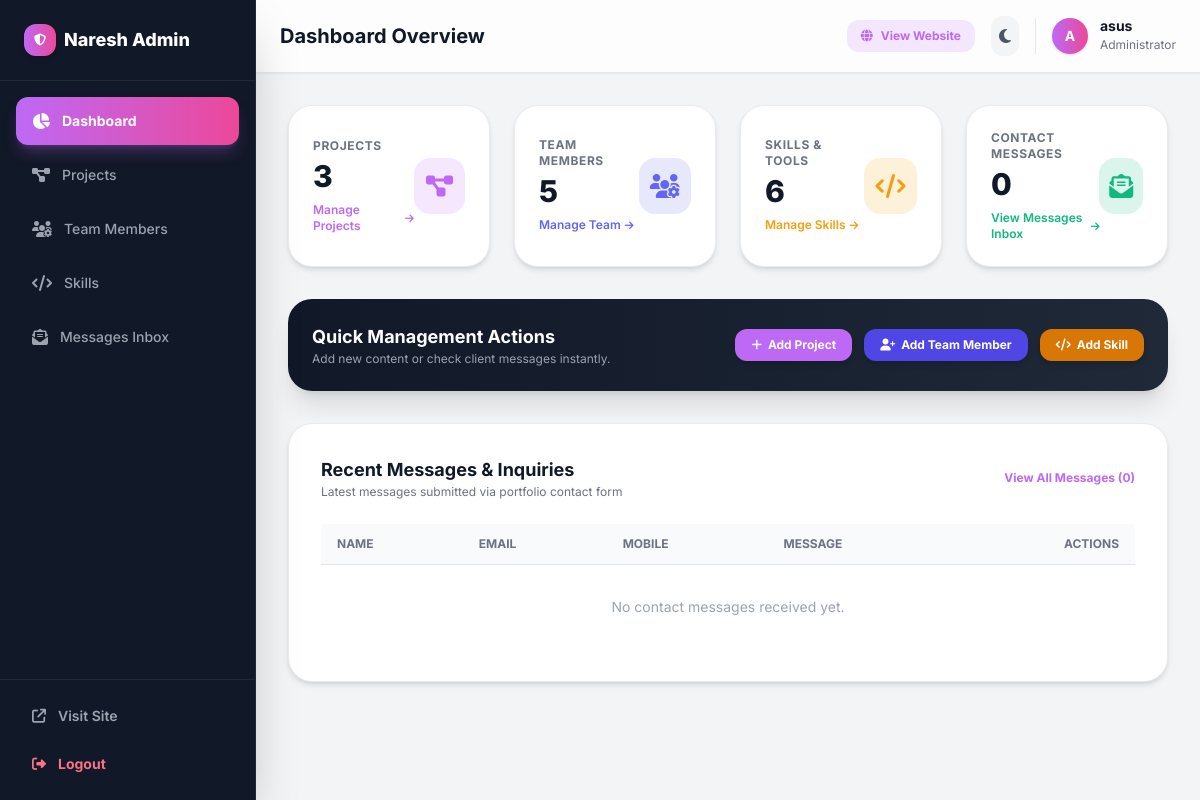
Page /dashboard-x7k/ (signed in) on the earlier database version.
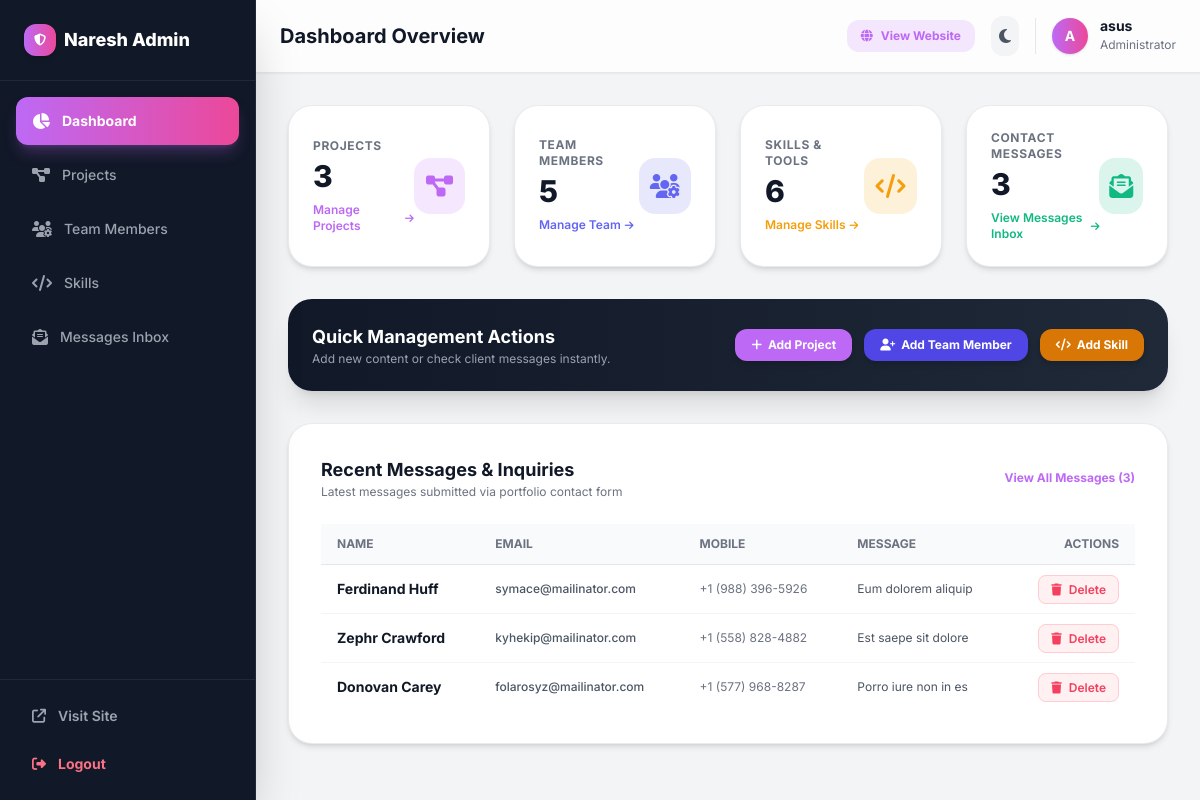
Same page on the later database version.
### portfolio/models.py (models this page shows, shortened)
class Contact(models.Model):
    name = models.CharField(max_length=100)
    email = models.EmailField()
    contact = models.CharField(max_length=15)
    message = models.TextField()

### portfolio/views.py (the view)
# urls.py: path('dashboard-x7k/', adminDashboard, name='admin'),
@staff_required
def adminDashboard(req):
    context = {
        'project_count': Project.objects.count(),
        'member_count': Member.objects.count(),
        'skill_count': Skill.objects.count(),
        'contact_count': Contact.objects.count(),
        'recent_contacts': Contact.objects.all().order_by('-id')[:5],
        'recent_projects': Project.objects.all().order_by('-id')[:5],
    }
    return render(req, 'admin/adminDashboard.html', context)

### templates/admin/adminDashboard.html (shortened to what this page needs)
{% extends 'admin/adminbase.html' %}
{% block page_title %}Dashboard Overview{% endblock %}
{% block content %}
<div class="space-y-8">
    <div class="grid grid-cols-1 sm:grid-cols-2 lg:grid-cols-4 gap-6">
        <div class="bg-white dark:bg-gray-900 rounded-3xl p-6 border border-gray-200/80 dark:border-gray-800 shadow-md hover:shadow-xl transition-all flex items-center justify-between group">
            <div>
                <p class="text-xs font-bold uppercase tracking-wider text-gray-500 dark:text-gray-400">Projects</p>
                <h3 class="text-3xl font-extrabold text-gray-900 dark:text-white mt-1">{{ project_count }}</h3>
                <a href="{% url 'project-add' %}" class="text-xs text-[#bd69f5] font-semibold mt-2 inline-flex items-center gap-1 hover:underline">
                    Manage Projects <i class="fa-solid fa-arrow-right text-[10px]"></i>
                </a>
            </div>
            <div class="w-14 h-14 rounded-2xl bg-[#bd69f5]/15 text-[#bd69f5] flex items-center justify-center text-2xl group-hover:bg-[#bd69f5] group-hover:text-white transition-colors duration-300">
                <i class="fa-solid fa-diagram-project"></i>
            </div>
        </div>
        <div class="bg-white dark:bg-gray-900 rounded-3xl p-6 border border-gray-200/80 dark:border-gray-800 shadow-md hover:shadow-xl transition-all flex items-center justify-between group">
            <div>
                <p class="text-xs font-bold uppercase tracking-wider text-gray-500 dark:text-gray-400">Team Members</p>
                <h3 class="text-3xl font-extrabold text-gray-900 dark:text-white mt-1">{{ member_count }}</h3>
                <a href="{% url 'team-add' %}" class="text-xs text-indigo-500 font-semibold mt-2 inline-flex items-center gap-1 hover:underline">
                    Manage Team <i class="fa-solid fa-arrow-right text-[10px]"></i>
                </a>
            </div>
            <div class="w-14 h-14 rounded-2xl bg-indigo-500/15 text-indigo-500 flex items-center justify-center text-2xl group-hover:bg-indigo-500 group-hover:text-white transition-colors duration-300">
                <i class="fa-solid fa-users-gear"></i>
            </div>
        </div>
        <div class="bg-white dark:bg-gray-900 rounded-3xl p-6 border border-gray-200/80 dark:border-gray-800 shadow-md hover:shadow-xl transition-all flex items-center justify-between group">
            <div>
                <p class="text-xs font-bold uppercase tracking-wider text-gray-500 dark:text-gray-400">Skills & Tools</p>
                <h3 class="text-3xl font-extrabold text-gray-900 dark:text-white mt-1">{{ skill_count }}</h3>
                <a href="{% url 'add-skill' %}" class="text-xs text-amber-500 font-semibold mt-2 inline-flex items-center gap-1 hover:underline">
                    Manage Skills <i class="fa-solid fa-arrow-right text-[10px]"></i>
                </a>
            </div>
            <div class="w-14 h-14 rounded-2xl bg-amber-500/15 text-amber-500 flex items-center justify-center text-2xl group-hover:bg-amber-500 group-hover:text-white transition-colors duration-300">
                <i class="fa-solid fa-code"></i>
            </div>
        </div>
        <div class="bg-white dark:bg-gray-900 rounded-3xl p-6 border border-gray-200/80 dark:border-gray-800 shadow-md hover:shadow-xl transition-all flex items-center justify-between group">
            <div>
                <p class="text-xs font-bold uppercase tracking-wider text-gray-500 dark:text-gray-400">Contact Messages</p>
                <h3 class="text-3xl font-extrabold text-gray-900 dark:text-white mt-1">{{ contact_count }}</h3>
                <a href="{% url 'admin-contacts' %}" class="text-xs text-emerald-500 font-semibold mt-2 inline-flex items-center gap-1 hover:underline">
                    View Messages Inbox <i class="fa-solid fa-arrow-right text-[10px]"></i>
                </a>
            </div>
            <div class="w-14 h-14 rounded-2xl bg-emerald-500/15 text-emerald-500 flex items-center justify-center text-2xl group-hover:bg-emerald-500 group-hover:text-white transition-colors duration-300">
                <i class="fa-solid fa-envelope-open-text"></i>
            </div>
        </div>
    </div>
    <div class="bg-gradient-to-r from-gray-900 to-gray-800 text-white rounded-3xl p-6 shadow-xl flex flex-col sm:flex-row items-center justify-between gap-4">
        <div>
            <h3 class="text-lg font-bold">Quick Management Actions</h3>
            <p class="text-xs text-gray-400">Add new content or check client messages instantly.</p>
        </div>
        <div class="flex flex-wrap items-center gap-3">
            <a href="{% url 'project-add' %}"
               class="bg-[#bd69f5] hover:bg-[#a855d8] text-white px-4 py-2 rounded-xl text-xs font-bold shadow-md transition hover:scale-105 flex items-center gap-1.5">
                <i class="fa-solid fa-plus"></i> Add Project
            </a>
            <a href="{% url 'team-add' %}"
               class="bg-indigo-600 hover:bg-indigo-700 text-white px-4 py-2 rounded-xl text-xs font-bold shadow-md transition hover:scale-105 flex items-center gap-1.5">
                <i class="fa-solid fa-user-plus"></i> Add Team Member
            </a>
            <a href="{% url 'add-skill' %}"
               class="bg-amber-600 hover:bg-amber-700 text-white px-4 py-2 rounded-xl text-xs font-bold shadow-md transition hover:scale-105 flex items-center gap-1.5">
                <i class="fa-solid fa-code"></i> Add Skill
            </a>
        </div>
    </div>
    <div class="bg-white dark:bg-gray-900 rounded-3xl border border-gray-200/80 dark:border-gray-800 shadow-md p-6 sm:p-8">
        <div class="flex items-center justify-between mb-6">
            <div>
                <h3 class="text-lg font-bold text-gray-900 dark:text-white">Recent Messages & Inquiries</h3>
                <p class="text-xs text-gray-500 dark:text-gray-400">Latest messages submitted via portfolio contact form</p>
            </div>
            <a href="{% url 'admin-contacts' %}" class="text-xs font-bold text-[#bd69f5] hover:underline">
                View All Messages ({{ contact_count }})
            </a>
        </div>
        <div class="overflow-x-auto">
            <table class="w-full text-left text-sm text-gray-600 dark:text-gray-300">
                <thead class="bg-gray-50 dark:bg-gray-800/60 text-xs uppercase text-gray-500 dark:text-gray-400 font-semibold border-b border-gray-200 dark:border-gray-800">
                    <tr>
                        <th class="py-3 px-4">Name</th>
                        <th class="py-3 px-4">Email</th>
                        <th class="py-3 px-4">Mobile</th>
                        <th class="py-3 px-4">Message</th>
                        <th class="py-3 px-4 text-right">Actions</th>
                    </tr>
                </thead>
                <tbody class="divide-y divide-gray-100 dark:divide-gray-800">
                    {% for c in recent_contacts %}
                    <tr class="hover:bg-gray-50 dark:hover:bg-gray-800/40 transition">
                        <td class="py-3.5 px-4 font-bold text-gray-900 dark:text-white whitespace-nowrap">{{ c.name }}</td>
                        <td class="py-3.5 px-4 text-xs font-medium text-gray-600 dark:text-gray-300 whitespace-nowrap">{{ c.email }}</td>
                        <td class="py-3.5 px-4 text-xs text-gray-500 dark:text-gray-400 whitespace-nowrap">{{ c.contact }}</td>
                        <td class="py-3.5 px-4 text-xs max-w-xs truncate">{{ c.message }}</td>
                        <td class="py-3.5 px-4 text-right whitespace-nowrap">
                            <a href="{% url 'contact-delete' c.id %}"
                               onclick="return confirm('Are you sure you want to delete this message?');"
                               class="text-rose-500 hover:text-rose-700 bg-rose-50 dark:bg-rose-950/40 px-3 py-1.5 rounded-lg text-xs font-semibold border border-rose-200 dark:border-rose-800/60 transition">
                                <i class="fa-solid fa-trash mr-1"></i> Delete
                            </a>
                        </td>
                    </tr>
                    {% empty %}
                    <tr>
                        <td colspan="5" class="py-8 text-center text-gray-400 text-sm">
                            No contact messages received yet.
                        </td>
                    </tr>
                    {% endfor %}
                </tbody>
            </table>
        </div>
    </div>
</div>
{% endblock %}

### templates/admin/adminbase.html (shortened to what this page needs)
{% load static %}
<!DOCTYPE html>
<html lang="en" x-data="{ darkMode: localStorage.getItem('adminTheme') === 'dark' }"
      :class="{ 'dark': darkMode }"
      x-init="$watch('darkMode', val => localStorage.setItem('adminTheme', val ? 'dark' : 'light'))">
<head>
    <script src="https://cdn.tailwindcss.com"></script>
    <link rel="stylesheet" href="https://cdnjs.cloudflare.com/ajax/libs/font-awesome/6.5.1/css/all.min.css"
 />
</head>
<body class="bg-gray-100 dark:bg-gray-950 text-gray-900 dark:text-gray-100 transition-colors duration-300 min-h-screen antialiased flex"
      x-data="{ mobileSidebarOpen: false }">
    {% include 'admin/sidebar.html' %}
    <div class="flex-1 flex flex-col md:pl-64 min-h-screen w-full">
        <header class="sticky top-0 z-30 bg-white/80 dark:bg-gray-900/80 backdrop-blur-md border-b border-gray-200 dark:border-gray-800 px-6 py-4 flex justify-between items-center shadow-sm">
            <div class="flex items-center gap-4">
                <h1 class="text-xl font-bold text-gray-900 dark:text-white flex items-center gap-2">
                    {% block page_title %}Dashboard Overview{% endblock %}
                </h1>
            </div>
            <div class="flex items-center gap-4">
                <a href="/" target="_blank"
                   class="hidden sm:flex items-center gap-2 text-xs font-bold bg-[#bd69f5]/15 text-[#bd69f5] px-3.5 py-2 rounded-xl hover:bg-[#bd69f5] hover:text-white transition-all">
                    <i class="fa-solid fa-globe"></i> View Website
                </a>
                <button @click="darkMode = !darkMode"
                        class="p-2 rounded-xl bg-gray-100 dark:bg-gray-800 text-gray-600 dark:text-gray-300 hover:text-[#bd69f5] transition">
                    <i class="fa-solid" :class="darkMode ? 'fa-sun text-amber-400' : 'fa-moon'"></i>
                </button>
                <div class="flex items-center gap-3 border-l border-gray-200 dark:border-gray-800 pl-4">
                    <div class="w-9 h-9 rounded-full bg-gradient-to-r from-[#bd69f5] to-pink-500 text-white font-bold flex items-center justify-center text-sm shadow">
                        {{ user.username|first|upper }}
                    </div>
                    <div class="hidden sm:block">
                        <p class="text-sm font-bold leading-none text-gray-900 dark:text-white">{{ user.username }}</p>
                        <p class="text-xs text-gray-500 dark:text-gray-400 mt-1">Administrator</p>
                    </div>
                </div>
            </div>
        </header>
        <main class="flex-1 p-4 sm:p-6 lg:p-8">
            {% block content %}
            {% endblock %}
        </main>
    </div>
</body>
</html>

### templates/admin/sidebar.html (shortened to what this page needs)
<aside x-show="mobileSidebarOpen || window.innerWidth >= 768"
       x-transition:enter="transition ease-out duration-200"
       x-transition:enter-start="-translate-x-full"
       x-transition:enter-end="translate-x-0"
       x-transition:leave="transition ease-in duration-150"
       x-transition:leave-start="translate-x-0"
       x-transition:leave-end="-translate-x-full"
       @click.away="mobileSidebarOpen = false"
       class="fixed left-0 top-0 z-40 w-64 h-screen bg-gray-900 text-gray-200 border-r border-gray-800 flex flex-col justify-between shadow-2xl">
    <div>
        <div class="p-6 border-b border-gray-800 flex items-center justify-between">
            <a href="{% url 'admin' %}" class="flex items-center gap-2 text-lg font-extrabold text-white">
                <span class="w-8 h-8 rounded-xl bg-gradient-to-r from-[#bd69f5] to-pink-500 flex items-center justify-center text-xs shadow-md">
                    <i class="fa-solid fa-shield-halved"></i>
                </span>
                <span>Naresh Admin</span>
            </a>
        </div>
        <nav class="p-4 space-y-1.5 font-medium text-sm">
            <a href="{% url 'admin' %}"
               class="flex items-center gap-3 py-3 px-4 rounded-xl transition-all duration-200 {% if request.path == '/dashboard-x7k/' %} bg-gradient-to-r from-[#bd69f5] to-pink-500 text-white font-bold shadow-lg shadow-[#bd69f5]/25 {% else %} text-gray-400 hover:bg-gray-800 hover:text-white {% endif %}">
                <i class="fa-solid fa-chart-pie text-base"></i>
                <span>Dashboard</span>
            </a>
            <a href="{% url 'project-add' %}"
               class="flex items-center gap-3 py-3 px-4 rounded-xl transition-all duration-200 {% if '/project' in request.path %} bg-gradient-to-r from-[#bd69f5] to-pink-500 text-white font-bold shadow-lg shadow-[#bd69f5]/25 {% else %} text-gray-400 hover:bg-gray-800 hover:text-white {% endif %}">
                <i class="fa-solid fa-diagram-project text-base"></i>
                <span>Projects</span>
            </a>
            <a href="{% url 'team-add' %}"
               class="flex items-center gap-3 py-3 px-4 rounded-xl transition-all duration-200 {% if '/team' in request.path %} bg-gradient-to-r from-[#bd69f5] to-pink-500 text-white font-bold shadow-lg shadow-[#bd69f5]/25 {% else %} text-gray-400 hover:bg-gray-800 hover:text-white {% endif %}">
                <i class="fa-solid fa-users-gear text-base"></i>
                <span>Team Members</span>
            </a>
            <a href="{% url 'add-skill' %}"
               class="flex items-center gap-3 py-3 px-4 rounded-xl transition-all duration-200 {% if '/skill' in request.path %} bg-gradient-to-r from-[#bd69f5] to-pink-500 text-white font-bold shadow-lg shadow-[#bd69f5]/25 {% else %} text-gray-400 hover:bg-gray-800 hover:text-white {% endif %}">
                <i class="fa-solid fa-code text-base"></i>
                <span>Skills</span>
            </a>
            <a href="{% url 'admin-contacts' %}"
               class="flex items-center gap-3 py-3 px-4 rounded-xl transition-all duration-200 {% if '/contacts' in request.path %} bg-gradient-to-r from-[#bd69f5] to-pink-500 text-white font-bold shadow-lg shadow-[#bd69f5]/25 {% else %} text-gray-400 hover:bg-gray-800 hover:text-white {% endif %}">
                <i class="fa-solid fa-envelope-open-text text-base"></i>
                <span>Messages Inbox</span>
            </a>
        </nav>
    </div>
    <div class="p-4 border-t border-gray-800 space-y-2">
        <a href="/" target="_blank"
           class="flex items-center gap-3 py-2.5 px-4 rounded-xl text-sm font-semibold text-gray-400 hover:bg-gray-800 hover:text-white transition">
            <i class="fa-solid fa-arrow-up-right-from-square"></i>
            <span>Visit Site</span>
        </a>
        {% if user.is_authenticated %}
        <form action="{% url 'logout' %}" method="post">
            <button type="submit"
                    class="w-full flex items-center gap-3 py-2.5 px-4 rounded-xl text-sm font-bold text-rose-400 hover:bg-rose-500/10 hover:text-rose-300 transition">
                <i class="fa-solid fa-right-from-bracket"></i>
                <span>Logout</span>
            </button>
        </form>
        {% endif %}
    </div>
</aside>

### templates/admin/adminbase.html (style rules this page uses)
body { font-family: 'Inter', sans-serif; }

Differences in the rows shown:
added Contact: name "Ferdinand Huff", email "symace@mailinator.com", contact "+1 (988) 396-5926", message "Eum dolorem aliquip"
added Contact: name "Zephr Crawford", email "kyhekip@mailinator.com", contact "+1 (558) 828-4882", message "Est saepe sit dolore"
added Contact: name "Donovan Carey", email "folarosyz@mailinator.com", contact "+1 (577) 968-8287", message "Porro iure non in es"
Other differences:
{{ contact_count }}: "0" → "3"
text no longer shown: "No contact messages received yet."
